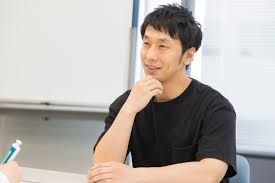
#> input picture learning/segmentation/test.jpg, 275 x 183 px
$ python main.py
#> lines starting #> are read from the running program, lines starting #| are printed output that depends on the picture; after the words box and inside, x2 and y2 are one past the last pixel; in counts of white or black regions, pixels touching at a corner belong together
import cv2
import numpy as np

# https://qiita.com/AtomJamesScott/items/ccef87b1092d7407de0d#%E4%BB%8A%E5%9B%9E%E4%BD%BF%E7%94%A8%E3%81%99%E3%82%8B%E3%83%A9%E3%82%A4%E3%83%96%E3%83%A9%E3%83%AA

img_src = cv2.imread('test.jpg')
#> img_src is the input picture: shape (183, 275, 3); mean B, G, R 170.4, 174.8, 181.4
gray = cv2.cvtColor(img_src, cv2.COLOR_RGB2GRAY)
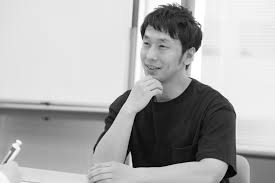
#> gray: shape (183, 275); min 0, max 255, mean 174.2

#エッジ抽出
CANNY_THRESH_1 = 100.
CANNY_THRESH_2 = 200.
edges = cv2.Canny(gray, CANNY_THRESH_1, CANNY_THRESH_2)
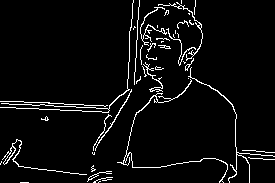
#> edges: shape (183, 275); 4.8% white in thin lines or dots
edges = cv2.dilate(edges, None)
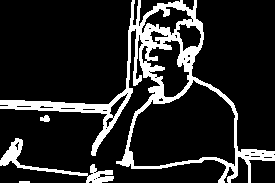
#> edges: shape (183, 275); 14.7% white; 4 white regions, box (x1, y1, x2, y2) and area: (0, 0, 275, 183) 6476, (0, 138, 114, 183) 871, (40, 115, 50, 122) 51, (19, 181, 30, 183) 22
edges = cv2.erode(edges, None)
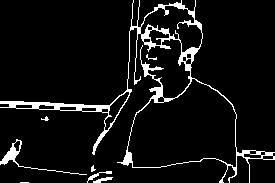
#> edges: shape (183, 275); 6.9% white; 8 white regions (2 under 20 px)


# 輪郭を付ける
contour_info = []
contours, _ = cv2.findContours(edges, cv2.RETR_LIST, cv2.CHAIN_APPROX_NONE)
#> contours = 28 contours, 7 with area under 20; largest, box (x1, y1, x2, y2) and area: (0, 0, 275, 183) 11210, (127, 78, 237, 168) 7016, (140, 5, 203, 53) 1481, (104, 91, 130, 131) 328, (0, 139, 87, 175) 212

for c in contours:
    contour_info.append((
        c,
        cv2.isContourConvex(c),
        cv2.contourArea(c),
    ))
#> this loop made 28 passes
#> after the loop, contour_info = 28 items
contour_info = sorted(contour_info, key=lambda c: c[2], reverse=True)
max_contour = contour_info[0]
#> max_contour = 3 items, first 3: contour of 1742 points, box (x1, y1, x2, y2) (0, 0, 275, 183), area 11210, False, 11210


#-- Create empty mask, draw filled polygon on it corresponding to largest contour ----
# Mask is black, polygon is white
mask = np.zeros(edges.shape)
cv2.fillConvexPoly(mask, max_contour[0], (255))
#> mask: shape (183, 275) float64; 31.2% white; 1 white region, box (x1, y1, x2, y2) and area: (0, 0, 275, 183) 15694

MASK_DILATE_ITER = 2
MASK_ERODE_ITER = 3
BLUR_SIZE = 5
mask = cv2.dilate(mask, None, iterations=MASK_DILATE_ITER)
#> mask: shape (183, 275) float64; 36.6% white; 1 white region, box (x1, y1, x2, y2) and area: (0, 0, 275, 183) 18429
mask = cv2.erode(mask, None, iterations=MASK_ERODE_ITER)
#> mask: shape (183, 275) float64; 29.6% white; 2 white regions (1 under 20 px), largest, box (x1, y1, x2, y2) and area: (0, 22, 275, 183) 14901
mask = cv2.GaussianBlur(mask, (BLUR_SIZE, BLUR_SIZE), 0)
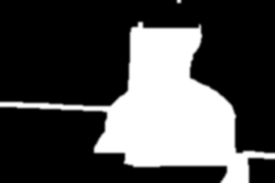
#> mask: shape (183, 275) float64; min 0, max 255, mean 75.6
cv2.imshow('mask', mask)
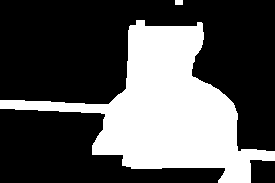
#> window 'mask': shape (183, 275); min 0, max 255, mean 85


img_2 = img_src.copy()
img_2[mask==0] = [255, 255, 255]  # 背景塗りつぶし
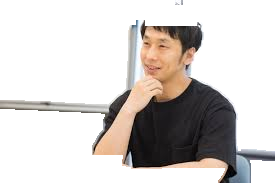
#> img_2: shape (183, 275, 3); mean B, G, R 203.1, 205.8, 210.5
cv2.imshow('result', img_2)
cv2.waitKey(0)
